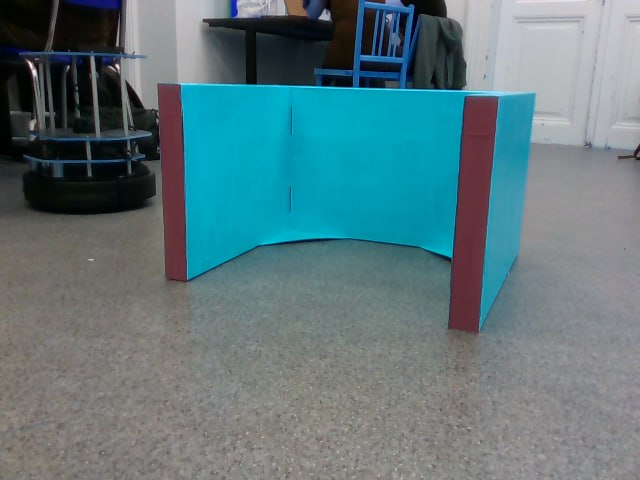
#> input picture 120_1.jpg, 640 x 480 px
$ python -i image_analysis.py   (imports and definitions only)
#> lines starting #> are read from the running program, lines starting #| are printed output that depends on the picture; after the words box and inside, x2 and y2 are one past the last pixel; in counts of white or black regions, pixels touching at a corner belong together
#> further down, picture is the input picture: shape (480, 640, 3); mean B, G, R 125.1, 120, 93.4
"""
This code used for photo analysis, this file will be updated.
"""

import cv2
import numpy as np
from geometry import square, boxApproximation, lineFrom2Dots, getCenter2Dots
from angles import predictAngle, angle4Map
from distance import dist


colors = {"VIOLET":     [np.array([116, 43, 48]),    np.array([165, 134, 138])],  # garage
          "RED":        [np.array([0, 157, 131]),   np.array([12, 255, 255])],
          "GREEN":      [np.array([40, 61, 92]),    np.array([72, 178, 202])],
          "BLUE":       [np.array([90, 90, 40]),    np.array([116, 255, 255])],
          "YELLOW":     [np.array([20, 129, 116]),   np.array([34, 255, 244])]}

MINAREA = 3000

class Garage:
    # [6 lines left out: function __init__, not called in this run]


class Obstacle:
    # [263 lines left out: functions __init__, compareSquares, getCenters4Quadrls, getAngleToColor, fromPolygonToSqare, defineObstacles and 3 more, not called in this run]


def isEntry(img: 'numpy.ndarray') -> bool:
    """
    Decides if robot see the entry
    :param img: image that robot have received
    :return: True if there are violet columns
    """
    hsv = cv2.cvtColor(img, cv2.COLOR_BGR2HSV) # we convert img into hsv format
#> hsv: shape (480, 640, 3); mean H, S, V 78.1, 76.8, 129.4

    thresh = cv2.inRange(hsv, colors["VIOLET"][0], colors["VIOLET"][1])
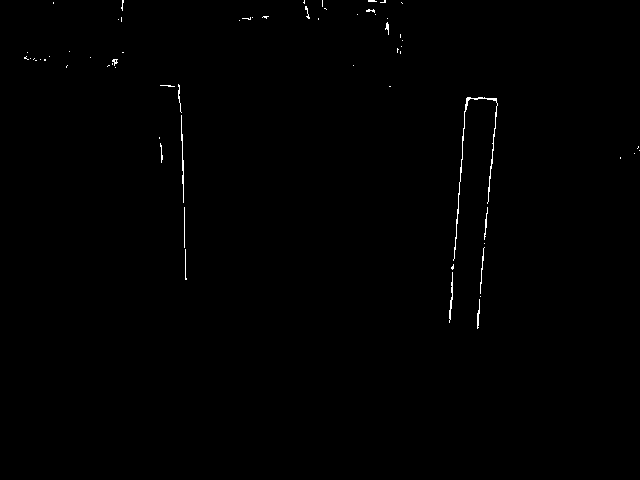
#> thresh: shape (480, 640); 0.38% white in thin lines or dots, all inside (x1, y1, x2, y2) = (24, 0, 640, 329)

    contours = cv2.findContours(thresh.copy(), cv2.RETR_TREE, cv2.CHAIN_APPROX_SIMPLE)
#> contours = 64 contours, 61 with area under 20; largest, box (x1, y1, x2, y2) and area: (453, 97, 498, 261) 104, (449, 272, 453, 323) 31, (181, 115, 184, 203) 27

    cnt = 0
    for cont in contours[0]:
        if cv2.contourArea(cont) > MINAREA/3:
            cnt += 1
#> this loop made 64 passes
#> cont on passes 2, 7, 9, 10, 11, 12, 13, 15, 18, 21, 22, 23: [[480, 296]], [[484, 243]], [[184, 207], [184, 247]], [[620, 157], [620, 158]], [[634, 153]], [[639, 150]], [[638, 146], [638, 147], [637, 148], [638, 147]], [[159, 137], [159, 138]], [[389, 86], [390, 86]], [[115, 67]], [[353, 65]], [[108, 65], [107, 66], [108, 65], [109, 65]]
#> after the loop, cnt = 0
    return cnt >= 2


# [19 lines left out: function analysisRGB, not called in this run]

>>> import cv2
>>> picture = cv2.imread('120_1.jpg')
>>> result = isEntry(picture)
#> result = False

$ run again, on 120_2.jpg
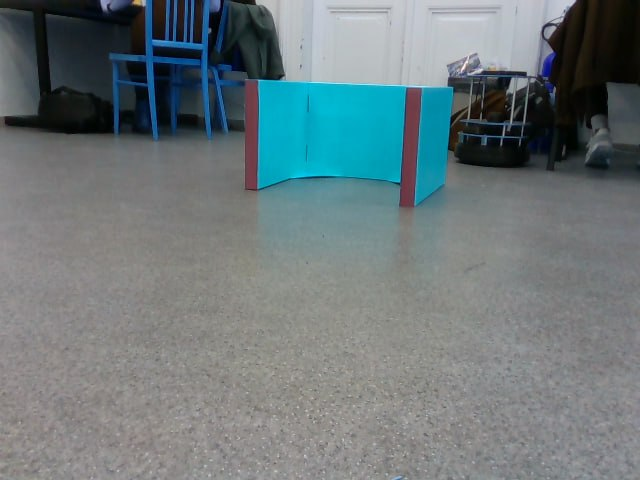
#> input picture 120_2.jpg, 640 x 480 px
#> picture is the input picture: shape (480, 640, 3); mean B, G, R 123.2, 120.5, 108.4
#> hsv: shape (480, 640, 3); mean H, S, V 72.8, 46.6, 126.1
#> in isEntry, `thresh = cv2.inRange(hsv, colors["VIOLET"][0], colors["VIOLET"][1])`:
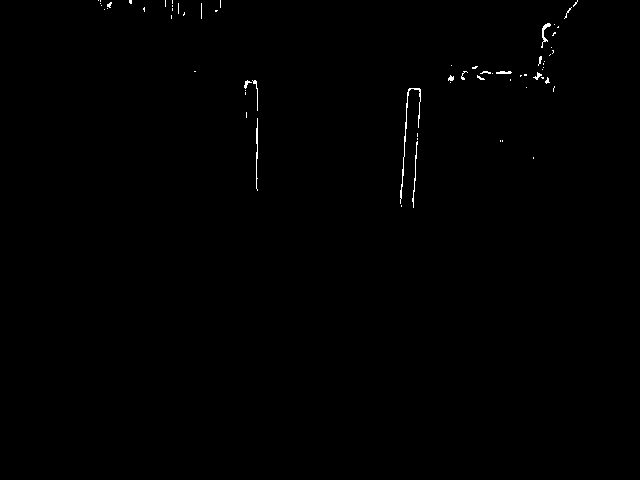
#> thresh: shape (480, 640); 0.32% white in thin lines or dots, all inside (x1, y1, x2, y2) = (98, 0, 578, 208)
#> contours = 65 contours, 61 with area under 20; largest, box (x1, y1, x2, y2) and area: (400, 88, 421, 204) 61, (541, 23, 551, 48) 44, (256, 118, 258, 191) 24, (496, 71, 512, 74) 22
#> the loop in isEntry, `for cont in contours[0]:` made 65 passes
#> cont on passes 1, 2, 4, 5, 6, 7, 9, 10: [[401, 205], [401, 206]], [[533, 157], [533, 158]], [[502, 140], [502, 141]], [[500, 140], [500, 141]], [[417, 138], [417, 139]], [[417, 133], [417, 136]], [[246, 112], [246, 117]], [[245, 92], [245, 94]]
#> after the loop in isEntry, `for cont in contours[0]:`: cnt = 0
#> result = False

$ run again, on 135_1.jpg
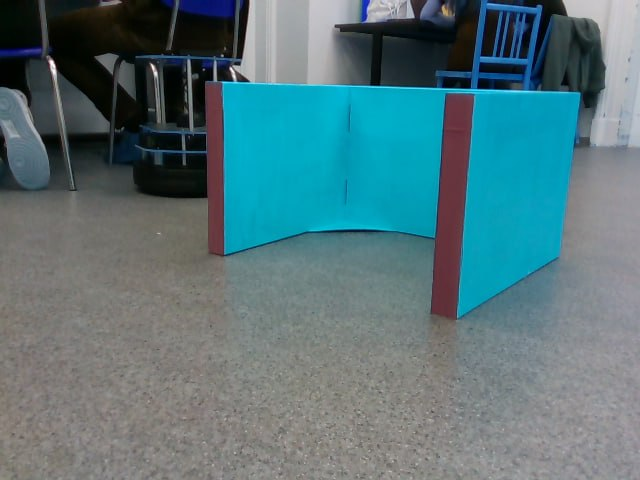
#> input picture 135_1.jpg, 640 x 480 px
#> picture is the input picture: shape (480, 640, 3); mean B, G, R 122.6, 117, 86.6
#> hsv: shape (480, 640, 3); mean H, S, V 74.6, 84.1, 126.6
#> in isEntry, `thresh = cv2.inRange(hsv, colors["VIOLET"][0], colors["VIOLET"][1])`:
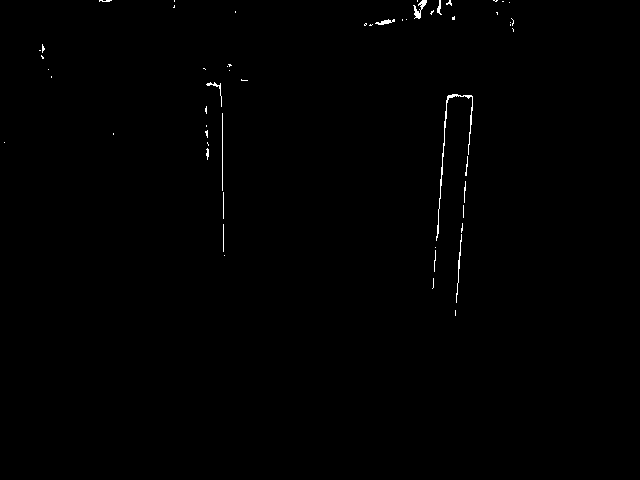
#> thresh: shape (480, 640); 0.38% white in thin lines or dots, all inside (x1, y1, x2, y2) = (4, 0, 514, 316)
#> contours = 57 contours, 52 with area under 20; largest, box (x1, y1, x2, y2) and area: (436, 94, 473, 241) 106, (413, 0, 427, 19) 72, (375, 19, 395, 25) 38, (206, 82, 222, 107) 22, (437, 0, 442, 15) 22
#> the loop in isEntry, `for cont in contours[0]:` made 57 passes
#> cont on passes 1, 2, 3, 5, 7, 9, 10, 15: [[455, 310], [455, 315]], [[433, 278], [433, 287], [432, 288], [433, 287]], [[224, 255]], [[435, 247]], [[223, 224], [223, 251]], [[463, 205], [463, 217]], [[223, 192], [223, 218]], [[4, 142]]
#> after the loop in isEntry, `for cont in contours[0]:`: cnt = 0
#> result = False

$ run again, on 135_2.jpg
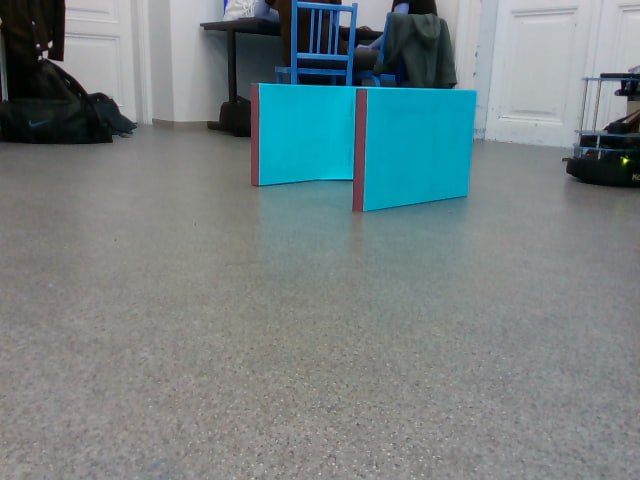
#> input picture 135_2.jpg, 640 x 480 px
#> picture is the input picture: shape (480, 640, 3); mean B, G, R 131.3, 129.2, 115.6
#> hsv: shape (480, 640, 3); mean H, S, V 68.9, 43.1, 134.5
#> in isEntry, `thresh = cv2.inRange(hsv, colors["VIOLET"][0], colors["VIOLET"][1])`:
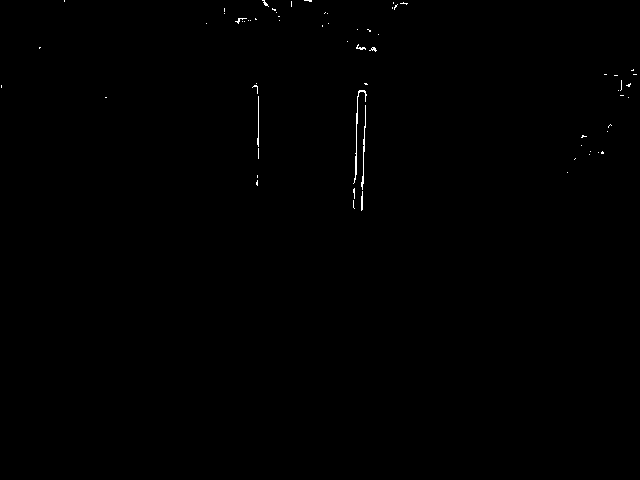
#> thresh: shape (480, 640); 0.22% white in thin lines or dots, all inside (x1, y1, x2, y2) = (1, 0, 637, 211)
#> contours = 66 contours, 64 with area under 20; largest, box (x1, y1, x2, y2) and area: (353, 90, 367, 184) 46, (361, 105, 366, 190) 27
#> the loop in isEntry, `for cont in contours[0]:` made 66 passes
#> cont on passes 1, 5, 6, 7, 8, 9, 11, 12: [[353, 200], [353, 207], [354, 208], [353, 207]], [[257, 175], [257, 177]], [[567, 172]], [[575, 158], [574, 159]], [[589, 154]], [[598, 152]], [[590, 151]], [[258, 148], [258, 158]]
#> after the loop in isEntry, `for cont in contours[0]:`: cnt = 0
#> result = False
